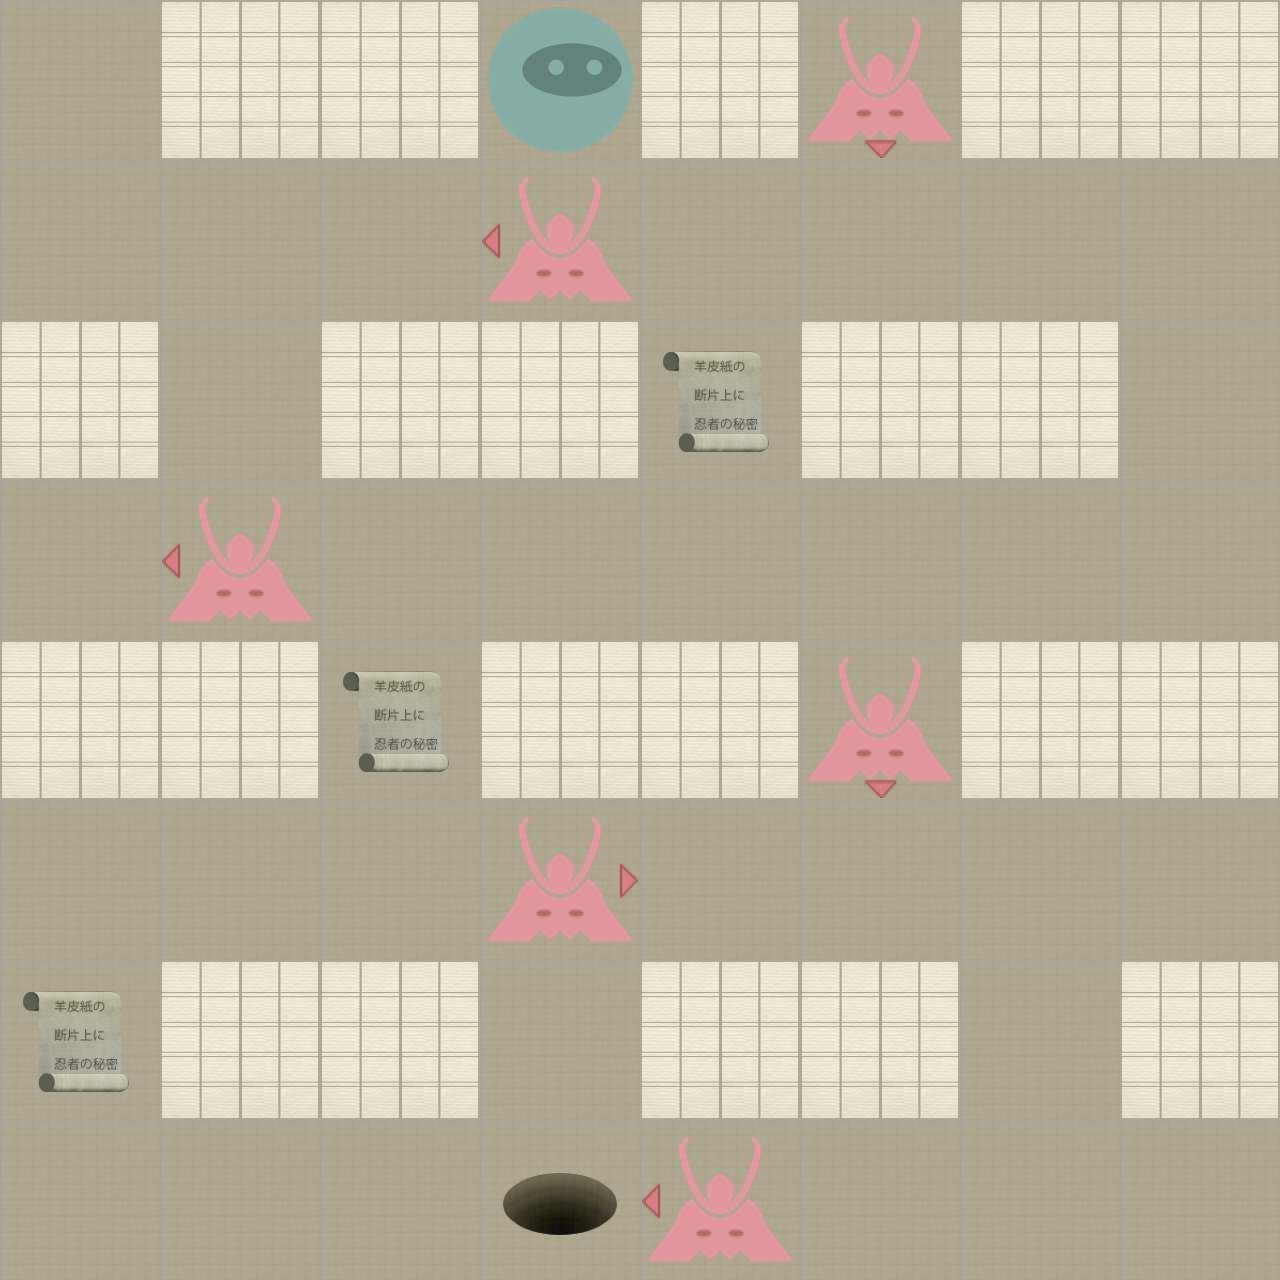

Rendered tile map (Tiled .tmx) drawn with the repository's tilesets; below, a short description and the map source with its tile grids summarised:
An orthogonal 8x8 tile map with 160x160 px tiles, 2 tile layers (Level, Actors).

<map version="1.0" orientation="orthogonal" width="8" height="8" tilewidth="160" tileheight="160">
 <properties>
  <property name="moves" value="23" />
 </properties>
 <tileset firstgid="1" name="tiles" tilewidth="160" tileheight="160" spacing="2" margin="2">
  <image source="tiles-ipadhd.png" width="1024" height="1024" />
  <tile id="0">
   <properties>
    <property name="actor" value="exit" />
   </properties>
  </tile>
  <tile id="2">
   <properties>
    <property name="actor" value="guard" />
    <property name="direction" value="down" />
   </properties>
  </tile>
  <tile id="3">
   <properties>
    <property name="actor" value="guard" />
    <property name="direction" value="left" />
   </properties>
  </tile>
  <tile id="4">
   <properties>
    <property name="actor" value="guard" />
    <property name="direction" value="right" />
   </properties>
  </tile>
  <tile id="5">
   <properties>
    <property name="actor" value="guard" />
    <property name="direction" value="up" />
   </properties>
  </tile>
  <tile id="7">
   <properties>
    <property name="actor" value="player" />
   </properties>
  </tile>
  <tile id="8">
   <properties>
    <property name="actor" value="scroll" />
   </properties>
  </tile>
  <tile id="9">
   <properties>
    <property name="wall" value="1" />
   </properties>
  </tile>
 </tileset>
 <layer name="Level" width="8" height="8">
  <data>[64 cells, 64 non-empty, 2 distinct tile ids]</data>
 </layer>
 <layer name="Actors" width="8" height="8">
  <data>[64 cells, 11 non-empty, 6 distinct tile ids]</data>
 </layer>
</map>
